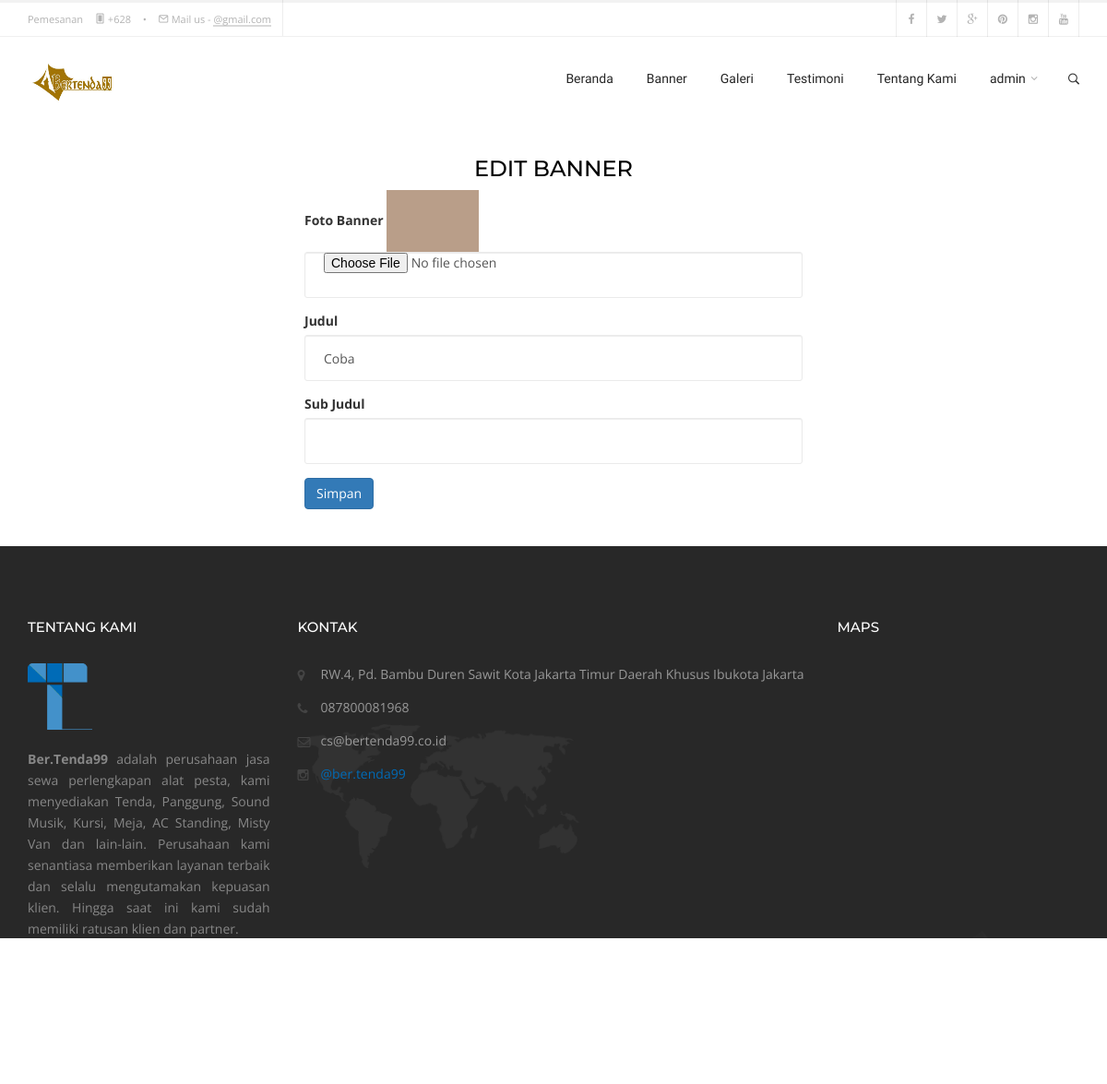
/indexadmin.php?halaman=ubahbanner&id_banner=1 (signed in), run on the app's committed database.
### tables this page shows
CREATE TABLE `banner` (
  `id_banner` int(3) NOT NULL,
  `foto_banner` varchar(20) NOT NULL,
  `judul` varchar(30) NOT NULL,
  `subjudul` varchar(30) NOT NULL
);

CREATE TABLE `about_us` (
  `id_au` int(11) NOT NULL,
  `tentang` text NOT NULL,
  `alamat` text NOT NULL,
  `no_telp` varchar(12) NOT NULL,
  `email` text NOT NULL,
  `instagram` text NOT NULL
);

### footer_admin.php (the view, shortened to what this page needs)
<footer>
		<div class="container">
			<div class="row">
				<div class="col-md-3">
					<h4 class="space30">Tentang Kami</h4>
			    <img src="images/basic/logo-ico.png" class="img-responsive space20" width="70" alt=""/>
					<p align="justify"><?php echo $data_aboutus['tentang']; ?></p>
				</div>
				<div class="col-md-6">
					<h4 class="space30">Kontak</h4>
			  		<ul class="c-info">
						<li><i class="fa fa-map-marker"></i> <?php echo $data_aboutus['alamat']; ?>
						</li>
						<li><i class="fa fa-phone"></i> <?php echo $data_aboutus['no_telp']; ?></li>
						<li><i class="fa fa-envelope-o"></i> <?php echo $data_aboutus['email']; ?></li>
						<li><i class="fa fa-instagram"></i> <a href="https://www.instagram.com/<?=$instagram; ?>/" target="_blank"><?php echo $data_aboutus['instagram']; ?></a></li>
					</ul>
				</div>
				<div class="col-md-3">
					<h4 class="space30">Maps</h4>
				  <iframe src="https://www.google.com/maps/embed?pb=!1m14!1m8!1m3!1d7932.359688391628!2d106.89716908332828!3d-6.240012557285191!3m2!1i1024!2i768!4f13.1!3m3!1m2!1s0x2e69f339ae88d827%3A0x84b171db26e9072e!2sRW.4%2C+Pd.+Bambu%2C+Duren+Sawit%2C+Kota+Jakarta+Timur%2C+Daerah+Khusus+Ibukota+Jakarta!5e0!3m2!1sid!2sid!4v1550053885148" width="700" height="300" frameborder="0" style="border:0" allowfullscreen></iframe>
				</div>
			</div>
		</div>
	</footer>
	<div class="footer-bottom">
		<div class="container">
			<div class="row">
				<div class="col-md-8">
					<p>&copy; Copyright 2015. Trend. Designed by <a href="http://www.ckthemes.com" target="_blank">CK Themes</a></p>
				</div>
				<div class="col-md-4">
					<div class="f-social pull-right">
						<a class="fa fa-twitter" href="#"></a>
						<a class="fa fa-facebook" href="#"></a>
						<a class="fa fa-linkedin" href="#"></a>
						<a class="fa fa-dribbble" href="#"></a>
						<a class="fa fa-google-plus" href="#"></a>
						<a class="fa fa-skype" href="#"></a>
						<a class="fa fa-behance" href="#"></a>
						<a class="fa fa-stumbleupon" href="#"></a>
						<a class="fa fa-rss" href="#"></a>
					</div>
				</div>
			</div>
		</div>
	</div>
</div>
</body>
</html>

### header_admin.php (shortened to what this page needs)
<!DOCTYPE html>
<html lang="en">
<head>
	<?php
$sql_aboutus = mysqli_query($koneksi, "select * from about_us where id_au =1") or die (mysqli_error());
$data_aboutus = mysqli_fetch_array($sql_aboutus);
$alamatinstagram =(strip_tags($data_aboutus['instagram']));
$instagram = substr($alamatinstagram,1);
?>
	<link rel="stylesheet" href="css/bootstrap.min.css" type="text/css">
	<link rel="stylesheet" href="js/owl-carousel/owl.carousel.css">
	<link rel="stylesheet" href="js/owl-carousel/owl.theme.css">
	<link rel="stylesheet" href="js/owl-carousel/owl.transitions.css">
	<link rel="stylesheet" href="js/rs-plugin/css/settings.css">
	<link rel="stylesheet" href="js/flexslider/flexslider.css">
	<link rel="stylesheet" href="js/isotope/isotope.css">
	<link rel="stylesheet" href="css/jquery-ui.css">
	<link rel="stylesheet" href="js/magnific-popup/magnific-popup.css">
	<link rel="stylesheet" href="css/style.css">
	<link rel="stylesheet" href="css/icomoon/style.css" type="text/css">
	<link rel="stylesheet" href="font-awesome/css/font-awesome.min.css" type="text/css">
	<link rel="stylesheet" href="css/color-scheme/default-blue.css" type="text/css">
</head>
<body>
<div class="outer-wrapper">
	<div id="top-bar" class="hidden-xs hidden-sm">
		<div class="container">
			<div class="row">
				<div class="col-md-12">
					<div class="top-bar-content">
						<p>Pemesanan <span></span><i class="icon-mobile2"></i> +628 <span></span>&bull;<span></span> <i class="icon-mail3"></i> Mail us - <a href="#">@gmail.com</a></p>
					</div>
					<div class="nav-social-icons">
						<ul class="social-icons">
							<li class="facebook">
								<a href="http://facebook.com" target="_blank">
								<i class="fa fa-facebook"></i><i class="fa fa-facebook"></i>
								</a>
							</li>
							<li class="twitter">
								<a href="http://twitter.com" target="_blank">
								<i class="fa fa-twitter"></i>
								</a>
							</li>
							<li class="google-plus">
								<a href="http://google.com" target="_blank">
								<i class="fa fa-google-plus"></i>
								</a>
							</li>
							<li class="pinterest">
								<a href="http://pinterest.com" target="_blank">
								<i class="fa fa-pinterest"></i>
								</a>
							</li>
							<li class="instagram">
								<a href="https://www.instagram.com/<?=$instagram; ?>/" target="_blank">
								<i class="fa fa-instagram"></i>
								</a>
							</li>
							<li class="youtube">
								<a href="http://youtube.com" target="_blank">
								<i class="fa fa-youtube"></i>
								</a>
							</li>
						</ul>
					</div>
				</div>
			</div>
		</div>
	</div>
	<header id="header-main">
		<div class="container">
			<div class="navbar yamm navbar-default">
				<div class="navbar-header">
					<a href="index.php"><img src="foto/logo/LOGO TENDA.jpg" width="100" height="100"></a>
				</div>
				<div class="header-x pull-right">
					<div class="s-search">
						<div class="ss-trigger"><i class="icon-search2"></i></div>
					</div>
				</div>
				<div id="navbar-collapse-1" class="navbar-collapse collapse navbar-right">
					<ul class="nav navbar-nav">
						<li class="nav-item">
							<a class= "nav-link" href="indexadmin.php" >
								Beranda
							</a>
						</li>
						<li class="dropdown">
								<a href="?halaman=banner">
									Banner
								</a>
						<li class="dropdown">
						<a href="?halaman=galeri">
									Galeri
								</a>
								</li>
						<li class="dropdown">
							<a href="?halaman=testimoni">
								Testimoni
							</a>
						</li>
				  		<li class="dropdown">
							<a href="?halaman=aboutus">
								Tentang Kami
							</a>
						</li>
						<li class="dropdown">
							<?php
							$admin_terlogin = @$_SESSION['admin'];
							$sql_admin = mysqli_query($koneksi, "select * from admin where id_admin = '$admin_terlogin'") or die (mysqli_error());
							$data_admin = mysqli_fetch_array($sql_admin);
							?>
							<a href="#" data-toggle="dropdown" class="dropdown-toggle">
								<?php echo $data_admin['username'];?>
								<div class="arrow-up"><i class="fa fa-angle-down"></i></div>
							</a>
						</li>
				  </ul>
				</div>
			</div>
		</div>
	</header>

### admin/editbanner.php (shortened to what this page needs)
<div class="container">
<?php
$pecah = $koneksi->query("SELECT * FROM banner where id_banner='$id_banner'")->fetch_assoc();
?>
        <h3 class="uppercase text-center">Edit banner</h3>
  <div class="col-lg-3">
  </div>
  <div class="col-lg-6">
<form method="post" enctype="multipart/form-data" ">
	<div class="form-group">
        <label>Foto Banner</label>
        <img src="foto/<?php echo $pecah['foto_banner']; ?>" width="100">
		<input type="file" class="form-control" name="foto">
	</div>
	<div class="form-group">
		<label>Judul</label>
		<input type="text" class="form-control" name="judul" value="<?php echo $pecah['judul']; ?>">
	</div>
	<div class="form-group">
		<label>Sub Judul</label>
		<input type="text" class="form-control" name="sub_judul" value="<?php echo $pecah['subjudul']; ?>">
	</div>
	<button class="btn btn-primary" name="save">Simpan</button>
</form>
</div>
</div>
<br>
<br>

### css/icomoon/style.css (style rules this page uses)
[class^="icon-"], [class*=" icon-"] { font-family: 'icomoon'; speak: none; font-style: normal; font-weight: normal; font-variant: normal; text-transform: none; line-height: 1; -webkit-font-smoothing: antialiased; -moz-osx-font-smoothing: grayscale; }
.icon-mobile2:before { content: "\e609"; }
.icon-search2:before { content: "\e611"; }
.icon-mail3:before { content: "\e066"; }

### css/color-scheme/default-blue.css (style rules this page uses)
a { color: #006bb7; }

### data on the page
banner: foto_banner (picture), judul "Coba"
about_us: tentang "Ber.Tenda99 adalah perusahaan jasa sewa perlengkapan alat pesta, kami menyediakan Tenda, Panggung, Sound Musik, Kursi, Meja, AC Standing, Misty Van dan lain-lain. Perusahaan kami senantiasa memberikan layanan terbaik dan selalu mengutamakan kepuasan klien. Hingga saat ini kami sudah memiliki ratusan klien dan partner.", alamat "RW.4, Pd. Bambu Duren Sawit Kota Jakarta Timur Daerah Khusus Ibukota Jakarta", no_telp "087800081968", email "cs@bertenda99.co.id", instagram "@ber.tenda99"

### other printed values
$data_admin['username'] "admin"
